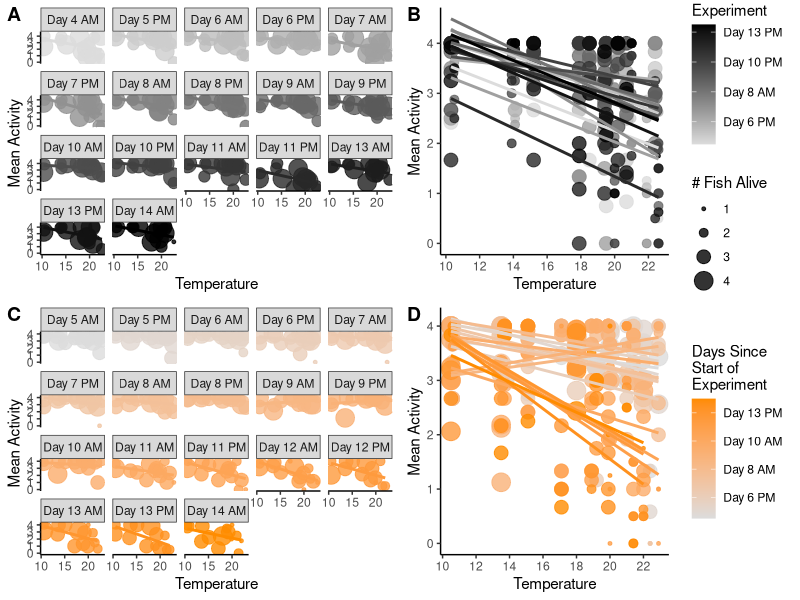

R code for this plot: (Note: this script raises an error after producing the figure.)
## ---- chunk 1
## Load Relevant Packages
     if(!("plyr" %in% installed.packages())){
       install.packages("plyr")
     }
    if(!("dplyr" %in% installed.packages())){
       install.packages("dplyr")
     }
    if(!("ggplot2" %in% installed.packages())){
       install.packages("ggplot2")
     }
     if(!("scales" %in% installed.packages())){
       install.packages("scales")
     }
     if(!("sm" %in% installed.packages())){
       install.packages("sm")
     }
     if(!("ggpubr" %in% installed.packages())){
       install.packages("ggpubr")
     }

    library(plyr)
    library(dplyr)
    library(ggplot2)
    library(scales)
    library(ggpubr)
 #   library(sm)
    
## ---- chunk 2

  full.act <- read.csv("data/Activity/20171129_ActivityData.csv")
  black.temps <- read.csv("data/black_exp_temps.csv")
  copper.temps <- read.csv("data/copper_exp_temps.csv")

  # Subset data into two experiments  
  black.act <- full.act[full.act$Species == "Black", ]
  copper.act <- full.act[full.act$Species == "Copper", ]
  
  # Reorder data to be in numerical ascending order 
  # **(only way for loop to work properly)
  black.temps.asc <- black.temps[order(black.temps$Bucket), ]
  copper.temps.asc <- copper.temps[order(copper.temps$Bucket_ID), ]
  
  # Fill in actual mean temperature data from experiment
  # BY complex
  for(i in 1:16){
    for(j in 1:nrow(black.act)){
      if(black.act$Bucket[j] == i){
        black.act$Temperature[j] <- black.temps.asc$mean[i]
      }
    }
  }
  
  # CQ complex
  for(i in 1:16){
    for(j in 1:nrow(copper.act)){
      if(copper.act$Bucket[j] == i){
        copper.act$Temperature[j] <- copper.temps.asc$mean[i]
      }
    }
  }

  
  # take the mean of the two watches of the same fish per viewer
  black.act$Act_Mean_Julia <- rowMeans(black.act[, 8:9])
  black.act$Act_Mean_Sandi <- rowMeans(black.act[, 10:11])
  copper.act$Act_Mean_Julia <- rowMeans(copper.act[,8:9])
  copper.act$Act_Mean_Sandi <- rowMeans(copper.act[,10:11])
  

## ---- chunk 3

### Black Rockfish ###

    # create empty data frames for mean bucket activity values
    Mean.Activity <- matrix(NA, nrow(unique(black.act[c("Date", "AM_PM", "Bucket")])),4)
    bucket.act.average <- unique(black.act[c("Date", "AM_PM", "Bucket", "Temperature")])
    complete.act.data <- cbind(bucket.act.average, Mean.Activity)
    colnames(complete.act.data) <- c("Date", "AM_PM", "Bucket", "Temperature", 
                                     "mean.julia", "mean.sandi", "mean.both", "FishAlive")
    
    # initialize the vectors that will be used in the forloop ** NOTE data in these 
    # vectors is written over in each loop.. they are TEMPORARY vectors **
    bucket.act.julia <- NULL
    bucket.act.sandi <- NULL
    bucket.act.both <- NULL
    
    # initialize the counter for stepping through the output matrix
    j <- 1
    # For loop to step through data frame to get activity averages
    for(i in 1:nrow(black.act)){
      
      # looping through majority of data to grab all those rows that are not the last row
      # but are all those that equal the same bucket from the same day and getting 
      # activity averages
      if(i != nrow(black.act) && i == 1 || 
         black.act$Bucket[i] == black.act$Bucket[i-1] && i != nrow(black.act)){
        
        bucket.act.julia <- c(bucket.act.julia, black.act$Act_Mean_Julia[i])
        bucket.act.sandi <- c(bucket.act.sandi, black.act$Act_Mean_Sandi[i])
        bucket.act.both <- c(bucket.act.both, black.act$Act_Mean_Julia[i], black.act$Act_Mean_Sandi[i])
     
        # special case for last row 
       } else {
         if(i == nrow(black.act)){

          # Remove any NAs before taking mean for a bucket at a timepoint
          bucket.act.both.noNA <- bucket.act.both[!is.na(bucket.act.both)]
          bucket.act.julia.noNA <- bucket.act.julia[!is.na(bucket.act.julia)]
          bucket.act.sandi.noNA <- bucket.act.sandi[!is.na(bucket.act.sandi)]
          complete.act.data$mean.julia[j] <- sum(bucket.act.julia.noNA)/length(bucket.act.julia.noNA)
          complete.act.data$mean.sandi[j] <- sum(bucket.act.sandi.noNA)/length(bucket.act.sandi.noNA)
          complete.act.data$mean.both[j] <- sum(bucket.act.both.noNA)/length(bucket.act.both.noNA)
          complete.act.data$FishAlive[j] <- length(bucket.act.sandi.noNA)
          j <- j + 1
          
        } else {
          
          # Remove any NAs before taking mean for a bucket at a timepoint
          bucket.act.both.noNA <- bucket.act.both[!is.na(bucket.act.both)]
          bucket.act.julia.noNA <- bucket.act.julia[!is.na(bucket.act.julia)]
          bucket.act.sandi.noNA <- bucket.act.sandi[!is.na(bucket.act.sandi)]
          
          # Take mean of that bucket for that day and insert into complete.data dataframe
          complete.act.data$mean.julia[j] <- sum(bucket.act.julia.noNA)/length(bucket.act.julia.noNA)
          complete.act.data$mean.sandi[j] <- sum(bucket.act.sandi.noNA)/length(bucket.act.sandi.noNA)
          complete.act.data$mean.both[j] <- sum(bucket.act.both.noNA)/length(bucket.act.both.noNA)
          complete.act.data$FishAlive[j] <- length(bucket.act.sandi.noNA)
          bucket.act.julia <- black.act$Act_Mean_Julia[i]
          bucket.act.sandi <- black.act$Act_Mean_Sandi[i]
          bucket.act.both <- c(black.act$Act_Mean_Julia[i], black.act$Act_Mean_Sandi[i])
          # counter to step through inputting data into the complete.data dataframe
          j <- j + 1
          
        } # close else
       } # close if else
      } # close for loop
    
### Copper Rockfish ###
    
    # create empty data frames for mean bucket activity values
    Mean.Activity.cp <- matrix(NA, nrow(unique(copper.act[c("Date", "AM_PM", "Bucket")])),4)
    bucket.act.average.cp <- unique(copper.act[c("Date", "AM_PM", "Bucket", "Temperature")])
    complete.act.data.cp <- cbind(bucket.act.average.cp, Mean.Activity.cp)
    colnames(complete.act.data.cp) <- c("Date", "AM_PM", "Bucket", "Temperature", 
                                     "mean.julia", "mean.sandi", "mean.both", "FishAlive")
    
    # initialize the vectors that will be used in the for loop ** NOTE data in these vectors is written
    # over in each loop.. they are TEMPORARY vectors **
    bucket.act.julia.cp <- NULL
    bucket.act.sandi.cp <- NULL
    bucket.act.both.cp <- NULL
    
    bucket.act.both.noNA.cp <- NULL
    bucket.act.julia.noNA.cp <- NULL
    bucket.act.sandi.noNA.cp <- NULL
    
    # initialize the counter for stepping through the output matrix
    j <- 1
    i <- 1
    # For loop to step through data frame to get activity averages
    for(i in 1:nrow(copper.act)){
      
      # looping through majority of data to grab all those rows that are not the last row
      # but are all those that equal the same bucket from the same day and getting activity averages
      if(i != nrow(copper.act) && i == 1 || 
         copper.act$Bucket[i] == copper.act$Bucket[i-1] && i != nrow(copper.act)){
        
        bucket.act.julia.cp <- c(bucket.act.julia.cp, copper.act$Act_Mean_Julia[i])
        bucket.act.sandi.cp <- c(bucket.act.sandi.cp, copper.act$Act_Mean_Sandi[i])
        bucket.act.both.cp <- c(bucket.act.both.cp, copper.act$Act_Mean_Julia[i], copper.act$Act_Mean_Sandi[i])
     
        # special case for last row 
       } else {
         if(i == nrow(copper.act)){

          # Remove any NAs before taking mean for a bucket at a timepoint
          bucket.act.both.noNA.cp <- bucket.act.both.cp[!is.na(bucket.act.both.cp)]
          bucket.act.julia.noNA.cp <- bucket.act.julia.cp[!is.na(bucket.act.julia.cp)]
          bucket.act.sandi.noNA.cp <- bucket.act.sandi.cp[!is.na(bucket.act.sandi.cp)]
          complete.act.data.cp$mean.julia[j] <- sum(bucket.act.julia.noNA.cp)/length(bucket.act.julia.noNA.cp)
          complete.act.data.cp$mean.sandi[j] <- sum(bucket.act.sandi.noNA.cp)/length(bucket.act.sandi.noNA.cp)
          complete.act.data.cp$mean.both[j] <- sum(bucket.act.both.noNA.cp)/length(bucket.act.both.noNA.cp)
          complete.act.data.cp$FishAlive[j] <- length(bucket.act.sandi.noNA.cp)
          j <- j + 1
          
        } else {
          
          # Remove any NAs before taking mean for a bucket at a timepoint
          bucket.act.both.noNA.cp <- bucket.act.both.cp[!is.na(bucket.act.both.cp)]
          bucket.act.julia.noNA.cp <- bucket.act.julia.cp[!is.na(bucket.act.julia.cp)]
          bucket.act.sandi.noNA.cp <- bucket.act.sandi.cp[!is.na(bucket.act.sandi.cp)]
          
          # Take mean of that bucket for that day and insert into complete.data dataframe
          complete.act.data.cp$mean.julia[j] <- sum(bucket.act.julia.noNA.cp)/length(bucket.act.julia.noNA.cp)
          complete.act.data.cp$mean.sandi[j] <- sum(bucket.act.sandi.noNA.cp)/length(bucket.act.sandi.noNA.cp)
          complete.act.data.cp$mean.both[j] <- sum(bucket.act.both.noNA.cp)/length(bucket.act.both.noNA.cp)
          complete.act.data.cp$FishAlive[j] <- length(bucket.act.sandi.noNA.cp)
          bucket.act.julia.cp <- copper.act$Act_Mean_Julia[i]
          bucket.act.sandi.cp <- copper.act$Act_Mean_Sandi[i]
          bucket.act.both.cp <- c(copper.act$Act_Mean_Julia[i], copper.act$Act_Mean_Sandi[i])
          # counter to step through inputting data into the complete.data dataframe
          j <- j + 1
          
        } # close else
       } # close if else
      } # close for loop
    
## ---- chunk 4

### Black Rockfish ###
  # make column for days since start of experiment for panel headers
  complete.act.data$Days_Since_Start <- NA
  
  # add a column that is Date with time of day
  complete.act.data$Date <- as.factor(complete.act.data$Date)
  complete.act.data$Date_Time <- as.factor(paste(complete.act.data$Date, complete.act.data$AM_PM))
   
  # Round temperature data to one significant figure after decimal place
  complete.act.data$RTemperature <- round(complete.act.data$Temperature, 1)
  complete.act.data$DayNum <- NA
  # add in days since start of experiment column
  for(i in 1:length(complete.act.data$Days_Since_Start)){
    if (complete.act.data$Date_Time[i] == "20150623 AM"){
      complete.act.data$Days_Since_Start[i] <- "Day 4 AM"
      complete.act.data$DayNum[i] <- 1
    } else if (complete.act.data$Date_Time[i] == "20150624 PM"){
      complete.act.data$Days_Since_Start[i] <- "Day 5 PM"
      complete.act.data$DayNum[i] <- 2
    } else if (complete.act.data$Date_Time[i] == "20150625 AM"){
      complete.act.data$Days_Since_Start[i] <- "Day 6 AM"
      complete.act.data$DayNum[i] <- 3
    } else if (complete.act.data$Date_Time[i] == "20150625 PM"){
      complete.act.data$Days_Since_Start[i] <- "Day 6 PM"
      complete.act.data$DayNum[i] <- 3.5
    } else if (complete.act.data$Date_Time[i] == "20150626 AM"){
      complete.act.data$Days_Since_Start[i] <- "Day 7 AM"
      complete.act.data$DayNum[i] <- 4
    } else if (complete.act.data$Date_Time[i] == "20150626 PM"){
      complete.act.data$Days_Since_Start[i] <- "Day 7 PM"
      complete.act.data$DayNum[i] <- 4.5
    } else if (complete.act.data$Date_Time[i] == "20150627 AM"){
      complete.act.data$Days_Since_Start[i] <- "Day 8 AM"
      complete.act.data$DayNum[i] <- 5
    } else if (complete.act.data$Date_Time[i] == "20150627 PM"){
      complete.act.data$Days_Since_Start[i] <- "Day 8 PM"
      complete.act.data$DayNum[i] <- 5.5
    } else if (complete.act.data$Date_Time[i] == "20150628 AM"){
      complete.act.data$Days_Since_Start[i] <- "Day 9 AM"
      complete.act.data$DayNum[i] <- 6
    } else if (complete.act.data$Date_Time[i] == "20150628 PM"){
      complete.act.data$Days_Since_Start[i] <- "Day 9 PM"
      complete.act.data$DayNum[i] <- 6.5
    } else if (complete.act.data$Date_Time[i] == "20150629 AM"){
      complete.act.data$Days_Since_Start[i] <- "Day 10 AM"
      complete.act.data$DayNum[i] <- 7
    } else if (complete.act.data$Date_Time[i] == "20150629 PM"){
      complete.act.data$Days_Since_Start[i] <- "Day 10 PM"
      complete.act.data$DayNum[i] <- 7.5
    } else if (complete.act.data$Date_Time[i] == "20150630 AM"){
      complete.act.data$Days_Since_Start[i] <- "Day 11 AM"
      complete.act.data$DayNum[i] <- 8
    } else if (complete.act.data$Date_Time[i] == "20150630 PM"){
      complete.act.data$Days_Since_Start[i] <- "Day 11 PM"
      complete.act.data$DayNum[i] <- 8.5
    } else if (complete.act.data$Date_Time[i] == "20150702 AM"){
      complete.act.data$Days_Since_Start[i] <- "Day 13 AM"
      complete.act.data$DayNum[i] <- 10
    } else if (complete.act.data$Date_Time[i] == "20150702 PM"){
      complete.act.data$Days_Since_Start[i] <- "Day 13 PM"
      complete.act.data$DayNum[i] <- 10.5
    } else if(complete.act.data$Date_Time[i] == "20150703 AM"){
      complete.act.data$Days_Since_Start[i] <- "Day 14 AM"
      complete.act.data$DayNum[i] <- 11
  }
}
### Copper Rockfish ###
  # Make column for Day Since Start of Experiment
  complete.act.data.cp$Days_Since_Start <- NA
  
  # add a column for date time unique combinations
  complete.act.data.cp$Date <- as.factor(complete.act.data.cp$Date)
  complete.act.data.cp$Date_Time <- as.factor(paste(complete.act.data.cp$Date, complete.act.data.cp$AM_PM))
  #complete.act.data.cp[157,9] <- "Day 10 AM" #I am not sure why this single value is going in wrong
  #complete.act.data.cp[157,10] <- "20150714 AM"
   
  # Round temperature data to one significant figure after decimal place
   complete.act.data.cp$RTemperature <- round(complete.act.data.cp$Temperature, 1)
   complete.act.data.cp$DayNum <- NA
   
  # add in days since start of experiment column
  for(i in 1:length(complete.act.data.cp$Days_Since_Start)){
    if (complete.act.data.cp$Date_Time[i] == "20150709 AM"){
      complete.act.data.cp$Days_Since_Start[i] <- "Day 5 AM"
      complete.act.data.cp$DayNum[i] <- 1
    } else if (complete.act.data.cp$Date_Time[i] == "20150709 PM"){
      complete.act.data.cp$Days_Since_Start[i] <- "Day 5 PM"
      complete.act.data.cp$DayNum[i] <- 1.5
    } else if (complete.act.data.cp$Date_Time[i] == "20150710 AM"){
      complete.act.data.cp$Days_Since_Start[i] <- "Day 6 AM"
      complete.act.data.cp$DayNum[i] <- 2
    } else if (complete.act.data.cp$Date_Time[i] == "20150710 PM"){
      complete.act.data.cp$Days_Since_Start[i] <- "Day 6 PM"
      complete.act.data.cp$DayNum[i] <- 2.5
    } else if (complete.act.data.cp$Date_Time[i] == "20150711 AM"){
      complete.act.data.cp$Days_Since_Start[i] <- "Day 7 AM"
      complete.act.data.cp$DayNum[i] <- 3
    } else if (complete.act.data.cp$Date_Time[i] == "20150711 PM"){
      complete.act.data.cp$Days_Since_Start[i] <- "Day 7 PM"
      complete.act.data.cp$DayNum[i] <- 3.5
    } else if (complete.act.data.cp$Date_Time[i] == "20150712 AM"){
      complete.act.data.cp$Days_Since_Start[i] <- "Day 8 AM"
      complete.act.data.cp$DayNum[i] <- 4
    } else if (complete.act.data.cp$Date_Time[i] == "20150712 PM"){
      complete.act.data.cp$Days_Since_Start[i] <- "Day 8 PM"
      complete.act.data.cp$DayNum[i] <- 4.5
    } else if (complete.act.data.cp$Date_Time[i] == "20150713 AM"){
      complete.act.data.cp$Days_Since_Start[i] <- "Day 9 AM"
      complete.act.data.cp$DayNum[i] <- 5
    } else if (complete.act.data.cp$Date_Time[i] == "20150713 PM"){
      complete.act.data.cp$Days_Since_Start[i] <- "Day 9 PM"
      complete.act.data.cp$DayNum[i] <- 5.5
    } else if (complete.act.data.cp$Date_Time[i] == "20150714 AM"){
      complete.act.data.cp$Days_Since_Start[i] <- "Day 10 AM"
      complete.act.data.cp$DayNum[i] <- 6
    } else if (complete.act.data.cp$Date_Time[i] == "20150715 AM"){
      complete.act.data.cp$Days_Since_Start[i] <- "Day 11 AM"
      complete.act.data.cp$DayNum[i] <- 7
    } else if (complete.act.data.cp$Date_Time[i] == "20150715 PM"){
      complete.act.data.cp$Days_Since_Start[i] <- "Day 11 PM"
      complete.act.data.cp$DayNum[i] <- 7.5
    } else if (complete.act.data.cp$Date_Time[i] == "20150716 AM"){
      complete.act.data.cp$Days_Since_Start[i] <- "Day 12 AM"
      complete.act.data.cp$DayNum[i] <- 8
    } else if (complete.act.data.cp$Date_Time[i] == "20150716 PM"){
      complete.act.data.cp$Days_Since_Start[i] <- "Day 12 PM"
      complete.act.data.cp$DayNum[i] <- 8.5
    } else if (complete.act.data.cp$Date_Time[i] == "20150717 AM"){
      complete.act.data.cp$Days_Since_Start[i] <- "Day 13 AM"
      complete.act.data.cp$DayNum[i] <- 9
    } else if (complete.act.data.cp$Date_Time[i] == "20150717 PM"){
      complete.act.data.cp$Days_Since_Start[i] <- "Day 13 PM"
      complete.act.data.cp$DayNum[i] <- 9.5
    } else if (complete.act.data.cp$Date_Time[i] == "20150718 AM"){
      complete.act.data.cp$Days_Since_Start[i] <- "Day 14 AM"
      complete.act.data.cp$DayNum[i] <- 10
    }
  }

## ---- chunk 5
################################################################
#### Factor Days ###############################################
#### to change to correct order for plotting the panel plot ####
################################################################
### black
  b.unique_Days <- c("Day 4 AM", "Day 5 PM", "Day 6 AM", "Day 6 PM", "Day 7 AM", "Day 7 PM", 
                      "Day 8 AM", "Day 8 PM", "Day 9 AM", "Day 9 PM", "Day 10 AM", "Day 10 PM", 
                      "Day 11 AM", "Day 11 PM", "Day 13 AM", "Day 13 PM", "Day 14 AM")
  complete.act.data$Days_Since_Start <- as.factor(complete.act.data$Days_Since_Start)
  complete.act.data$Days_Since_Start <- factor(complete.act.data$Days_Since_Start, 
                                               levels = b.unique_Days)
### copper
   c.unique_Days <- c("Day 5 AM", "Day 5 PM", "Day 6 AM", "Day 6 PM", "Day 7 AM", "Day 7 PM",  
                       "Day 8 AM", "Day 8 PM", "Day 9 AM", "Day 9 PM", "Day 10 AM", "Day 11 AM", 
                       "Day 11 PM", "Day 12 AM", "Day 12 PM", "Day 13 AM", "Day 13 PM", "Day 14 AM")
   complete.act.data.cp$Days_Since_Start <- as.factor(complete.act.data.cp$Days_Since_Start)
   complete.act.data.cp$Days_Since_Start <- factor(complete.act.data.cp$Days_Since_Start, 
                                                   levels = c.unique_Days)


#############################
#### Black Rockfish Plot ####
############################# 
  # Save plot
    day.plot <- ggplot(data=complete.act.data, 
                         aes(x=RTemperature, y=mean.both, 
                            group=as.factor(Days_Since_Start), 
                            color = as.integer(Date_Time))) + 
                       geom_point(aes(size = complete.act.data$FishAlive), alpha = 0.8) + 
                       geom_smooth(method = "lm", se = FALSE) 
    
  # Create plot 
   bAll.panel <- day.plot + facet_wrap(~Days_Since_Start) +
     labs(y = "Mean Activity", x = "Temperature") +
     scale_color_gradient(low = "gainsboro", high = "black", name = "Time") + 
     theme_bw() + 
     theme(panel.border = element_blank(), panel.grid.major = element_blank(), 
           panel.grid.minor = element_blank(),
           axis.line = element_line(colour = "black"),
           legend.position = "none") + 
     scale_x_continuous(breaks = pretty_breaks(n = 3)) + 
     #scale_size(range = c(1,3))
     scale_radius(NULL, NULL)
   
##############################
#### Copper Rockfish Plot ####
############################## 
  # Save plot
   day.plot.cp <- ggplot(data=complete.act.data.cp, 
                         aes(x=RTemperature, y=mean.both, 
                            group=as.factor(Days_Since_Start), 
                            color = as.integer(Date_Time))) + 
                  geom_point(aes(size = complete.act.data.cp$FishAlive), alpha = 0.8) + 
                  geom_smooth(method = "lm", se = FALSE) 
  # Create plot
   cpAll.panel <- day.plot.cp + facet_wrap(~Days_Since_Start) + 
     labs(y = "Mean Activity", x = "Temperature") + 
     scale_color_gradient(low = "gainsboro", high = "darkorange", name = "Time") + 
     scale_x_continuous(breaks = pretty_breaks(n = 3)) +
     theme_bw() + 
     theme(panel.border = element_blank(), panel.grid.major = element_blank(), 
           panel.grid.minor = element_blank(),
           axis.line = element_line(colour = "black"), 
           legend.position = "none")  +
     scale_radius(NULL, NULL)

####################################
#### Black Rockfish Single Plot ####
####################################
  # Create plot
   bAll.single <- day.plot + labs(y = "Mean Activity", x = "Temperature") + 
   scale_color_gradient(low = "gainsboro", high = "black", 
                        name = "Days Since \nStart of \nExperiment", 
                        breaks = c(4, 8, 12, 16), 
                        labels = c("Day 6 PM", "Day 8 AM", "Day 10 PM", "Day 13 PM")) + 
   scale_x_continuous(breaks = pretty_breaks()) +
   theme_bw() + 
   theme(panel.border = element_blank(), panel.grid.major = element_blank(), 
         panel.grid.minor = element_blank(),
         axis.line = element_line(colour = "black")) +
   scale_radius(breaks = c(1,2,3,4), name = "# Fish Alive", limits = c(1,4))  +
   guides(color = guide_colourbar(order = 1),
          size = guide_legend(order = 2))
   
#####################################
#### Copper Rockfish Single Plot ####
#####################################
  # Create plot
   cpAll.single <- day.plot.cp + labs(y = "Mean Activity", x = "Temperature") + 
   scale_color_gradient(low = "gainsboro", high = "darkorange", 
                        name = "Days Since \nStart of \nExperiment", 
                        breaks = c(4, 8, 12, 16), 
                        labels = c("Day 6 PM", "Day 8 AM", "Day 10 AM", "Day 13 PM")) + 
   scale_x_continuous(breaks = pretty_breaks()) +
   theme_bw() + 
   theme(panel.border = element_blank(), panel.grid.major = element_blank(), 
         panel.grid.minor = element_blank(), 
         axis.line = element_line(colour = "black")) +
   scale_radius(NULL, NULL) 
   
   ggarrange(bAll.panel, bAll.single, cpAll.panel, cpAll.single, labels = (c("A", "B", "C", "D")))
   
## ---- chunk 6
library(plyr)
#Inspect data elements
str(complete.act.data)

# Construct AM/PM to be times
  complete.act.data$AM_PMTime <- complete.act.data$AM_PM
  complete.act.data$AM_PMTime <- revalue(complete.act.data$AM_PMTime, 
                                         c("AM" = "09:00:00", "PM" = "18:00:00"))
  
  complete.act.data.cp$AM_PMTime <- complete.act.data.cp$AM_PM
  complete.act.data.cp$AM_PMTime <- revalue(complete.act.data.cp$AM_PMTime, 
                                            c("AM" = "09:00:00", "PM" = "18:00:00"))
# Create POSIX
  # black
  complete.act.data$DateTimePOS <- as.POSIXlt(paste(as.Date(as.character(complete.act.data$Date),
                                                            format = ("%Y%m%d")),
                                                    as.character(complete.act.data$AM_PMTime)))
  # copper
  complete.act.data.cp$DateTimePOS <- as.POSIXlt(paste(as.Date(as.character(complete.act.data.cp$Date), 
                                                               format = ("%Y%m%d")),
                                                       as.character(complete.act.data.cp$AM_PMTime)))
## ---- chunk 7

##################################
#### Data Manipulation ###########
### Combine Species DataFrames ###
  species <- rep("Black", 259)
  species.cp <- rep("Copper", 271)
  complete.act.data.sp <- cbind(complete.act.data, species)
  complete.act.data.cp.sp <- cbind(complete.act.data.cp, species.cp)
  colnames(complete.act.data.cp.sp)[15] <- "species"
  full.act.data <- rbind(complete.act.data.sp,complete.act.data.cp.sp)
  
## ---- chunk 8
  
###################################################
### Full Model: species*temp*time 3-way interaction
    species.act.m1 <- lm(full.act.data$mean.both ~
                         full.act.data$Temperature*as.numeric(full.act.data$DateTimePOS)*full.act.data$species)
    summary(species.act.m1)
  
    Anova(species.act.m1, type = 2) 
    # because the three way interaction is not significant after monte carlo permutation
    # interactions are also not significant when running the type III so preceded with type II 
    drop1(species.act.m1)
   
    species.act.m2 <- lm(full.act.data$mean.both ~
                         full.act.data$Temperature*as.numeric(full.act.data$DateTimePOS) +
                           full.act.data$Temperature*full.act.data$species + 
                           as.numeric(full.act.data$DateTimePOS)*full.act.data$species)
    
    Anova(species.act.m2, type = 3) # becuase of significant interaction
    anova(species.act.m1,  species.act.m2, test = "LRT")
    # Model 1 - full model with three way interaction is the best model according to LRT
    
## Test Assumptions  
  # Test for Autocorrelation: Because this is a repeated measures 
  acf(species.act.m1$residuals) # No autocorrelation
  
  # plot data to evaluate assumptions
  par(mfrow = c(2,2))
  plot(species.act.m1)
  qqnorm(species.act.m1$residuals)
  qqline(species.act.m1$residuals)
  hist(species.act.m1$residuals)
  
  # test for normality using shapiro-wilk test
  shapiro.test(species.act.m1$residuals) # significant value - not normal 

## ---- chunk 9

####################
#### Full Model ####
####################
  alpha <- 0.099  # for 95% confidence interval
  bootstrap <- 999
  new_act <- numeric(length(bootstrap))
  fvalues <- matrix(nrow = 999, ncol = 7)
  colnames(fvalues) <- c("Temp", "Time", "Species", "Temp*Time", "Temp*Species", "Time*Species", "Temp*Time*Species")

  # for(i in 1:bootstrap){
  #   #new_y <- sample(full.act.data$mean.both, replace = TRUE)
  #   new_act <- lm(sample(full.act.data$mean.both) ~ 
  #                   sample(full.act.data$Temperature)*sample(as.numeric(full.act.data$DateTimePOS))*
  #                   sample(full.act.data$species))
  #   fvalues[i,] <- summary(aov(new_act))[[1]][["F value"]][1:7]
  # }

   for(i in 1:bootstrap){
    #new_y <- sample(full.act.data$mean.both, replace = TRUE)
    new_act <- lm(sample(full.act.data$mean.both) ~ 
                    sample(full.act.data$Temperature)*sample(as.numeric(full.act.data$DateTimePOS))*
                    sample(full.act.data$species))
    fvalues[i,] <- Anova(new_act, type = 2)[["F value"]][1:7]
  }
  
  fvalues <- as.data.frame(fvalues)
  fval.means <- colMeans(fvalues)
  lowCI <- numeric(length(ncol(fvalues)))
  upCI <- numeric(length(ncol(fvalues)))
  for(i in 1:ncol(fvalues)){
    lowCI[i] <- quantile(fvalues[,i], alpha/2, type = 1)
    upCI[i] <- quantile(fvalues[,i], 1-alpha/2, type = 1)
  }

  #mont.carloData <- cbind(fval.means, lowCI, upCI, summary(aov(species.act.m1))[[1]][["F value"]][1:7])
  mont.carloData <- cbind(fval.means, lowCI, upCI, Anova(species.act.m1, type = 2)[["F value"]][1:7])
  mont.carloData
  ## A value higher than the upper CI indicates significance 

## ---- chunk 10

 ## Black Rockfish
  blk.act.m1 <- lm(complete.act.data$mean.both~complete.act.data$Temperature*as.numeric(complete.act.data$DateTimePOS) 
                   + complete.act.data$Temperature*as.numeric(complete.act.data$DateTimePOS))
  summary(aov(blk.act.m1))
  summary(blk.act.m1)
  drop1(blk.act.m1)
  
  blk.act.m2 <- lm(complete.act.data$mean.both~complete.act.data$Temperature + as.numeric(complete.act.data$DateTimePOS))
  summary(aov(blk.act.m2))
  Anova(blk.act.m2, type = 2)
  drop1(blk.act.m2)
  
   anova(blk.act.m2, blk.act.m1, test = "LRT")
    # Model 2 - better model due to non-significant interaction
   
  ## Copper Rockfish
  cp.act.m1 <- lm((complete.act.data.cp$mean.both)^2~
                     complete.act.data.cp$Temperature*as.numeric(complete.act.data.cp$DateTimePOS))
  shapiro.test(cp.act.m1$residuals)
  Anova(cp.act.m1, type = 3)
  # type III sums of squares due to a significant interaction
  summary(cp.act.m1)
  drop1(cp.act.m1)


## ---- chunk 11

##########################
#### BY Complex Model ####
##########################
alpha <- 0.05  # for 95% confidence interval
bootstrap <- 999
new_act.by <- numeric(length(bootstrap))
fvalues.by <- matrix(nrow = 999, ncol = 2)
colnames(fvalues.by) <- c("Temp", "Time")

for(i in 1:bootstrap){
  #new_y <- sample(full.act.data$mean.both, replace = TRUE)
  new_act.by <- lm(sample(complete.act.data$mean.both)~sample(complete.act.data$Temperature) + 
                     sample(as.numeric(complete.act.data$DateTimePOS)))
  fvalues.by[i,] <- Anova(new_act.by, type = 2)[["F value"]][1:2]
}

fvalues.by <- as.data.frame(fvalues.by)
fval.means.by <- colMeans(fvalues.by)
lowCI.by <- numeric(length(ncol(fvalues.by)))
upCI.by <- numeric(length(ncol(fvalues.by)))
for(i in 1:ncol(fvalues.by)){
  lowCI.by[i] <- quantile(fvalues.by[,i], alpha/2, type = 1)
  upCI.by[i] <- quantile(fvalues.by[,i], 1-alpha/2, type = 1)
}

mont.carloData.by <- cbind(fval.means.by, lowCI.by, upCI.by, Anova(blk.act.m1, type = 2)[["F value"]][1:2])
mont.carloData.by

##########################
#### CQ Complex Model ####
##########################
alpha <- 0.05  # for 95% confidence interval
bootstrap <- 999
new_act.cq <- numeric(length(bootstrap))
fvalues.cq <- matrix(nrow = 999, ncol = 4)
colnames(fvalues.cq) <- c("Intercept", "Temp", "Time","Temp*Time")

for(i in 1:bootstrap){
  #new_y <- sample(full.act.data$mean.both, replace = TRUE)
  new_act.cq <- lm(sample(complete.act.data.cp$mean.both)~sample(complete.act.data.cp$Temperature) + 
                     sample(as.numeric(complete.act.data.cp$DateTimePOS)) + 
                     sample(complete.act.data.cp$Temperature*as.numeric(complete.act.data.cp$DateTimePOS)))
  fvalues.cq[i,] <- Anova(new_act.cq, type = 3)[["F value"]][1:4]
                         
}

fvalues.cq <- as.data.frame(fvalues.cq)
fval.means.cq <- colMeans(fvalues.cq)
lowCI.cq <- numeric(length(ncol(fvalues.cq)))
upCI.cq <- numeric(length(ncol(fvalues.cq)))
for(i in 1:ncol(fvalues.cq)){
  lowCI.cq[i] <- quantile(fvalues.cq[,i], alpha/2, type = 1)
  upCI.cq[i] <- quantile(fvalues.cq[,i], 1-alpha/2, type = 1)
}

mont.carloData.cq <- cbind(fval.means.cq, lowCI.cq, upCI.cq, Anova(cp.act.m1, type = 3)[["F value"]][1:4])
mont.carloData.cq
